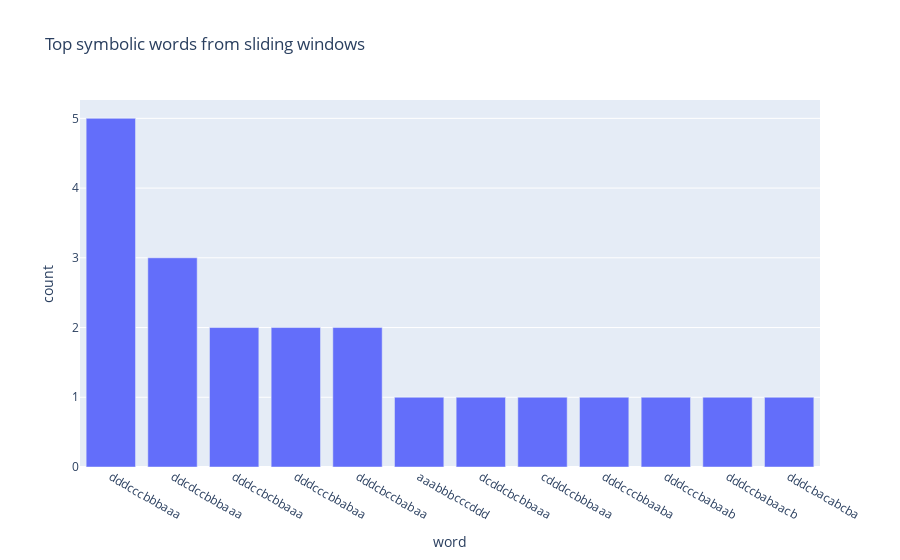

Notebook code cell kept with this figure:
### Code cell
import numpy as np
import pandas as pd
import plotly.express as px
from collections import Counter

np.random.seed(23)
t = np.linspace(0, 2 * np.pi, 80)
x = np.sin(t) + 0.1 * np.random.randn(len(t))

alphabet = np.array(list('abcd'))

def to_symbols(window, n_bins=4):
    z = (window - window.mean()) / (window.std(ddof=0) + 1e-9)
    bins = np.quantile(z, np.linspace(0, 1, n_bins + 1)[1:-1])
    idx = np.digitize(z, bins)
    return ''.join(alphabet[idx])

w = 12
words = []
for start in range(0, len(x) - w + 1):
    words.append(to_symbols(x[start : start + w]))

counts = Counter(words)
hist_df = pd.DataFrame({'word': list(counts.keys()), 'count': list(counts.values())})
hist_df = hist_df.sort_values('count', ascending=False).head(12)

fig = px.bar(hist_df, x='word', y='count', title='Top symbolic words from sliding windows')
fig.show()

### Figure 1 — Plotly figure (JSON) as saved in the notebook; plotly's stock layout.template omitted (floating-point values rounded to 4 significant figures)
{"data": [{"hovertemplate": "word=%{x}<br>count=%{y}<extra></extra>", "legendgroup": "", "marker": {"color": "#636efa", "pattern": {"shape": ""}}, "name": "", "orientation": "v", "showlegend": false, "textposition": "auto", "type": "bar", "x": ["dddcccbbbaaa", "ddcdccbbbaaa", "dddccbcbbaaa", "dddcccbbabaa", "dddcbccbabaa", "aaabbbcccddd", "dcddcbcbbaaa", "cdddccbbbaaa", "dddcccbbaaba", "dddcccbabaab", "dddccbabaacb", "dddcbacabcba"], "xaxis": "x", "y": [5, 3, 2, 2, 2, 1, 1, 1, 1, 1, 1, 1], "yaxis": "y"}], "layout": {"barmode": "relative", "legend": {"tracegroupgap": 0}, "title": {"text": "Top symbolic words from sliding windows"}, "xaxis": {"anchor": "y", "domain": [0.0, 1.0], "title": {"text": "word"}}, "yaxis": {"anchor": "x", "domain": [0.0, 1.0], "title": {"text": "count"}}}}
